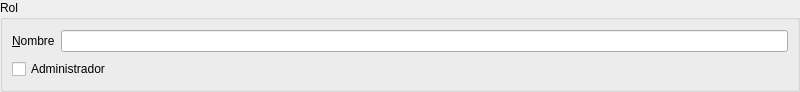
<?xml version="1.0" encoding="UTF-8"?>
<ui version="4.0">
 <class>Form</class>
 <widget class="QWidget" name="Form">
  <property name="geometry">
   <rect>
    <x>0</x>
    <y>0</y>
    <width>800</width>
    <height>92</height>
   </rect>
  </property>
  <property name="windowTitle">
   <string>Form</string>
  </property>
  <property name="tableName" stdset="0">
   <string>almacenes</string>
  </property>
  <layout class="QGridLayout" name="gridLayout">
   <property name="leftMargin">
    <number>0</number>
   </property>
   <property name="topMargin">
    <number>0</number>
   </property>
   <property name="rightMargin">
    <number>0</number>
   </property>
   <property name="bottomMargin">
    <number>0</number>
   </property>
   <item row="0" column="0" colspan="2">
    <widget class="QGroupBox" name="groupBox">
     <property name="title">
      <string>Rol</string>
     </property>
     <layout class="QGridLayout" name="gridLayout_2">
      <item row="0" column="0">
       <widget class="QLabel" name="label_3">
        <property name="text">
         <string>&amp;Nombre</string>
        </property>
        <property name="buddy">
         <cstring>db_nombre</cstring>
        </property>
       </widget>
      </item>
      <item row="0" column="1">
       <widget class="DBLineEdit" name="db_nombre">
        <property name="fieldName" stdset="0">
         <string>nombre</string>
        </property>
        <property name="dataEditable" stdset="0">
         <bool>true</bool>
        </property>
       </widget>
      </item>
      <item row="1" column="0" colspan="2">
       <widget class="DBCheckBox" name="db_superadmin">
        <property name="text">
         <string>Administrador</string>
        </property>
        <property name="fieldName" stdset="0">
         <string>superadmin</string>
        </property>
        <property name="dataEditable" stdset="0">
         <bool>true</bool>
        </property>
       </widget>
      </item>
     </layout>
    </widget>
   </item>
  </layout>
 </widget>
 <customwidgets>
  <customwidget>
   <class>DBCheckBox</class>
   <extends>QCheckBox</extends>
   <header>widgets/dbcheckbox.h</header>
  </customwidget>
  <customwidget>
   <class>DBLineEdit</class>
   <extends>QLineEdit</extends>
   <header>widgets/dblineedit.h</header>
  </customwidget>
 </customwidgets>
 <resources/>
 <connections/>
</ui>
